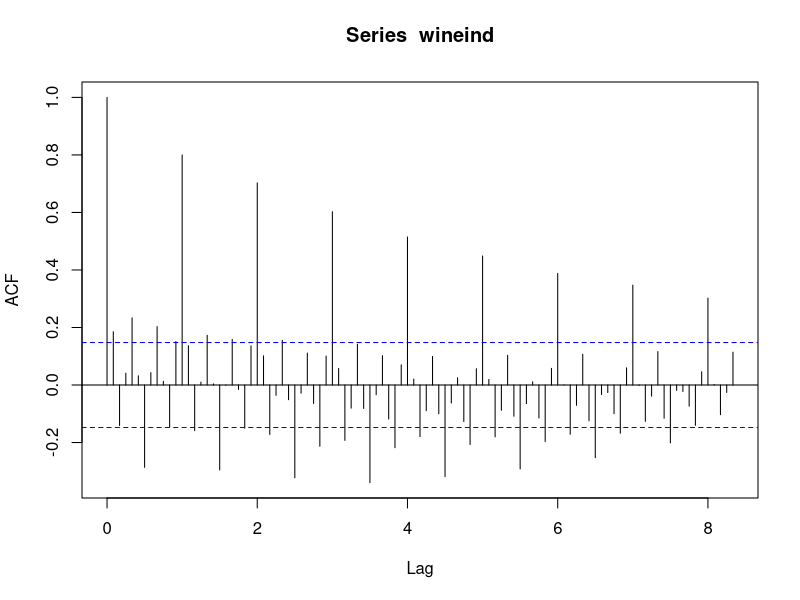
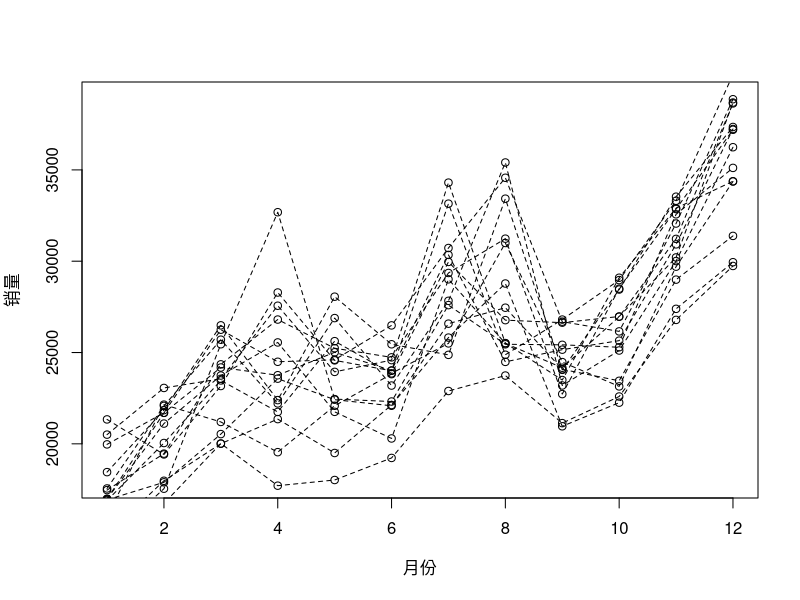
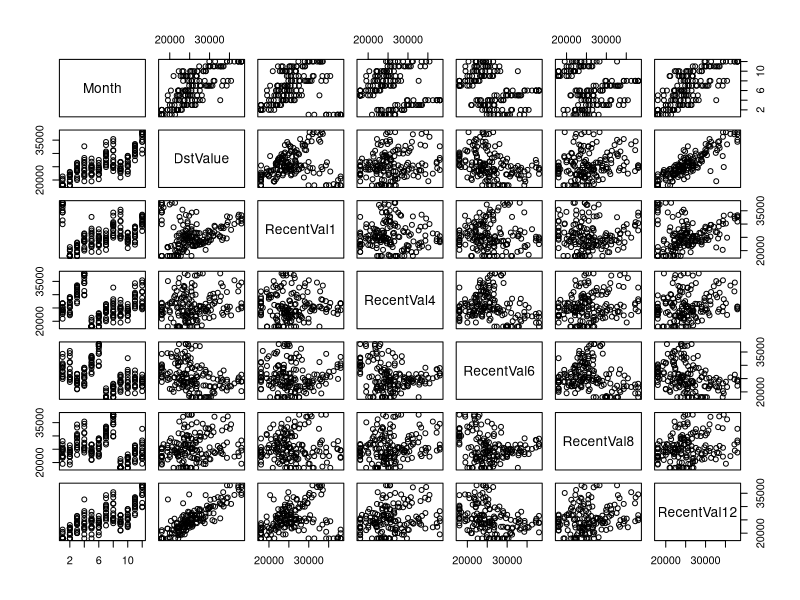
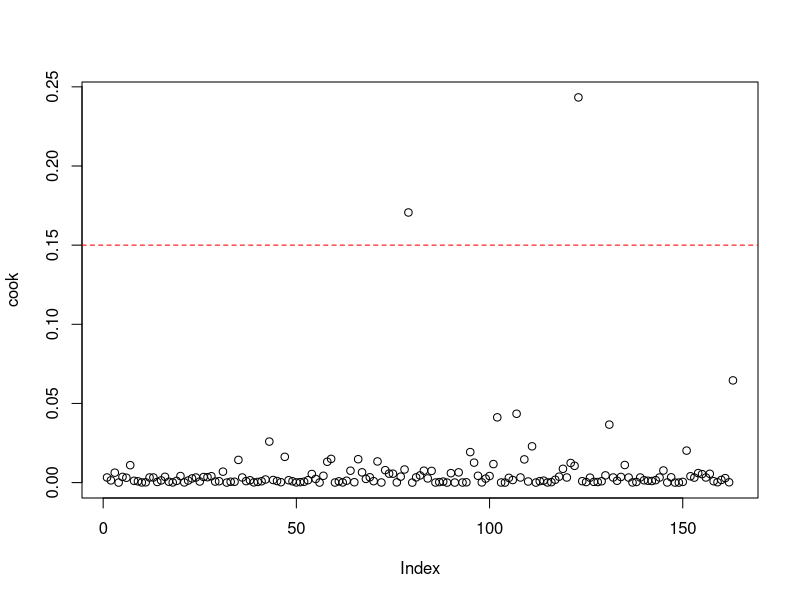

The R script that drew these images, in order:
#读入数据
library(forecast)
acf(wineind,lag.max = 100)
#观察曲线簇
len=1993-1980+1
data0=wineind[1:12*len]
range0=range(data0)+c(-100,100)
plot(1:12,1:12,ylim=range0,col='white', xlab="月份", ylab="销量")
for(i in 1:len)
{
  points(1:12,wineind[(12*(i-1)+1):(12*i)])
  lines(1:12,wineind[(12*(i-1)+1):(12*i)], lty=2)
}
#对数据按指定格式进行转换
Month=NULL
DstValue=NULL
RecentVal1=NULL
RecentVal4=NULL
RecentVal6=NULL
RecentVal8=NULL
RecentVal12=NULL
#替换掉太大或太小的值
wineind[wineind<18000]=18000
wineind[wineind>38000]=38000
for(i in (12+1):(length(wineind)-1))
{
  Month<-c(Month,i%%12+1)
  DstValue<-c(DstValue, wineind[i+1])
  RecentVal1<-c(RecentVal1,wineind[i])
  RecentVal4<-c(RecentVal4,wineind[i-3])
  RecentVal6<-c(RecentVal6,wineind[i-5])
  RecentVal8<-c(RecentVal8,wineind[i-7])
  RecentVal12<-c(RecentVal12,wineind[i-11])
}
preData=data.frame(Month,DstValue,RecentVal1,RecentVal4,RecentVal6,RecentVal8,RecentVal12)
head(preData)
#画出散点矩阵图
plot(preData)
#使用DstValue与RecentVal12拟合线性模型
lm.fit=lm(DstValue~RecentVal12,data=preData)
cook<-cooks.distance(lm.fit)
plot(cook)
abline(h=0.15,lty=2,col='red')
cook[cook>0.15]
preData=preData[-c(123,79),]

#分离训练集与测试集
trainData=preData[1:150,]
testData=preData[151:161,]

#建立模型
lm.fit<-lm(DstValue~Month+RecentVal1+RecentVal4+RecentVal6+RecentVal8+RecentVal12,data=trainData)
summary(lm.fit)

#对Month、RecentVal4、RecentVal8三个变量按5次多项式进行衍生
lm.fit<-lm(DstValue~Month+I(Month^2)+I(Month^3)+I(Month^4)+I(Month^5)+ RecentVal1+RecentVal4+I(RecentVal4^2)+I(RecentVal4^3)+I(RecentVal4^4)+I(RecentVal4^5)+ RecentVal6+RecentVal8+I(RecentVal8^2)+I(RecentVal8^3)+I(RecentVal8^4)+I(RecentVal8^5)+ RecentVal12,data=trainData)
summary(lm.fit)

#由于涉及到变量太多，使用逐步回归删除掉影响小的变量
lm.fit<-step(lm.fit)
summary(lm.fit)

lm.fit<-lm(formula = DstValue ~ Month + I(Month^4) + I(Month^5) + RecentVal6 + 
             RecentVal8 + I(RecentVal8^2) + I(RecentVal8^3) + I(RecentVal8^4) + 
             I(RecentVal8^5) + RecentVal12, data = trainData)
summary(lm.fit)

#对新数据进行预测
testData$pred=predict(lm.fit,testData)
#计算百分误差率
testData$diff=abs(testData$DstValue-testData$pred)/testData$DstValue
testData

summary(testData)
